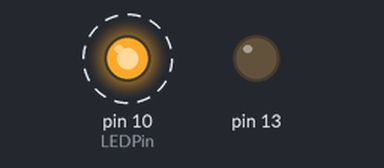
A sketch run on a simulated Arduino Uno, built with avr-gcc and run on an emulated ATmega328P. Parts: output pins drawn as LEDs (lit = HIGH). Dashed ring = blinking.

Above: at 0.5 s.
Timing chart, 0 to 4.6 s (numbered marks = the images above):
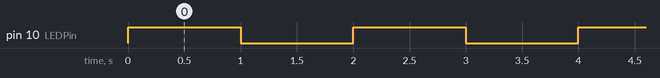

The sketch:

sketch_jan21a.ino
```cpp
int LEDPin = 10; //
int waitTime01 = 1000;
int waitTime02 = 1000;
//String w1 = "asdasdasdas";
//int inputnum;

void setup() {
  // put your setup code here, to run once:
  pinMode(13,OUTPUT);
  pinMode(LEDPin, OUTPUT); //declare pin 10 as output
  //Serial.begin(9600);//9600 speed higher=faster

}

void loop() {
  // put your main code here, to run repeatedly:

  //Serial.println("How Many Times Do You Want the Red LED to blink?"); //Prompt User for Input
  //while(Serial.available()==0) { // Wait for User to Input Data
  //}
  //inputnum = Serial.parseInt();  //Read the data the user has input
  //Serial.println(inputnum);
  digitalWrite(13,LOW);
  digitalWrite(LEDPin, HIGH); //turn led on
  delay(waitTime01); //delay 1000ms
  digitalWrite(LEDPin, LOW); //turn led off
  delay(waitTime02);

  //for
  //for (int i = 1; i <= 10; i = i + 1) {
    //code
    //Serial.println(i);
    //Serial.print("print string like this");
    //Serial.println("print string like this");
    //}
  //end for

}
```

Measured:
- by itself, pin 10 (LEDPin): alternates HIGH for 1.0 s and LOW for 1.0 s
